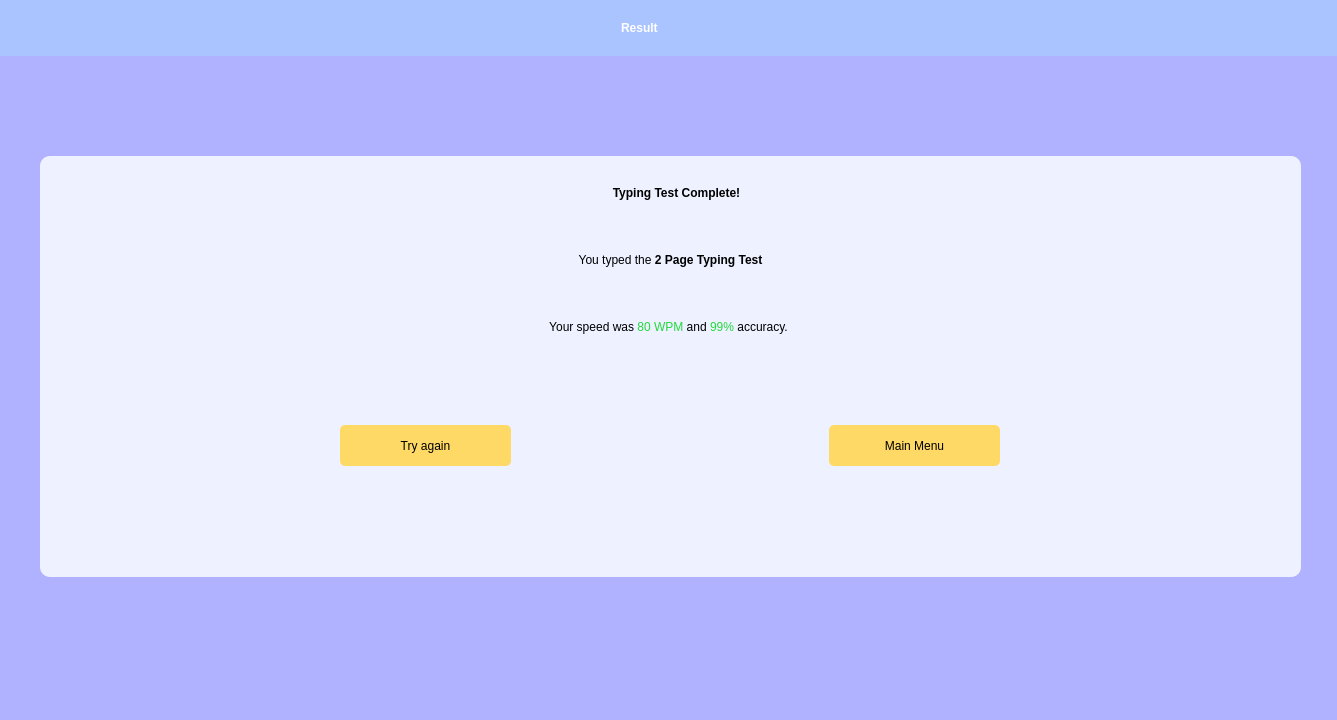
<?xml version="1.0" encoding="UTF-8"?>
<ui version="4.0">
 <class>MainWindow</class>
 <widget class="QMainWindow" name="MainWindow">
  <property name="geometry">
   <rect>
    <x>0</x>
    <y>0</y>
    <width>1337</width>
    <height>720</height>
   </rect>
  </property>
  <property name="maximumSize">
   <size>
    <width>1337</width>
    <height>720</height>
   </size>
  </property>
  <property name="windowTitle">
   <string>Result</string>
  </property>
  <property name="styleSheet">
   <string notr="true">background-color: #B1B2FF;</string>
  </property>
  <widget class="QWidget" name="centralwidget">
   <widget class="QWidget" name="heading_container" native="true">
    <property name="geometry">
     <rect>
      <x>0</x>
      <y>0</y>
      <width>1337</width>
      <height>56</height>
     </rect>
    </property>
    <property name="maximumSize">
     <size>
      <width>1337</width>
      <height>56</height>
     </size>
    </property>
    <property name="styleSheet">
     <string notr="true">background-color: #AAC4FF;</string>
    </property>
    <widget class="QLabel" name="heading_label">
     <property name="geometry">
      <rect>
       <x>621</x>
       <y>7</y>
       <width>91</width>
       <height>41</height>
      </rect>
     </property>
     <property name="styleSheet">
      <string notr="true">color: white;
font: 24pt &quot;Bahnschrift&quot;;
font-weight: bold;</string>
     </property>
     <property name="text">
      <string>Result</string>
     </property>
    </widget>
   </widget>
   <widget class="QWidget" name="result_container" native="true">
    <property name="geometry">
     <rect>
      <x>40</x>
      <y>156</y>
      <width>1261</width>
      <height>421</height>
     </rect>
    </property>
    <property name="styleSheet">
     <string notr="true">background-color: #EEF1FF;
border-radius: 10px;</string>
    </property>
    <widget class="QLabel" name="result_heading">
     <property name="geometry">
      <rect>
       <x>476</x>
       <y>14</y>
       <width>321</width>
       <height>46</height>
      </rect>
     </property>
     <property name="styleSheet">
      <string notr="true">color: black;
font: 63 28pt &quot;Bahnschrift SemiBold SemiConden&quot;;
font-weight: bold;
</string>
     </property>
     <property name="text">
      <string>&lt;html&gt;&lt;head/&gt;&lt;body&gt;&lt;p align=&quot;center&quot;&gt;Typing Test Complete!&lt;/p&gt;&lt;/body&gt;&lt;/html&gt;</string>
     </property>
    </widget>
    <widget class="QLabel" name="test_complete_label">
     <property name="geometry">
      <rect>
       <x>440</x>
       <y>74</y>
       <width>381</width>
       <height>61</height>
      </rect>
     </property>
     <property name="styleSheet">
      <string notr="true">font: 25 20pt &quot;Bahnschrift&quot;;
background: none;
color: black</string>
     </property>
     <property name="text">
      <string>&lt;html&gt;&lt;head/&gt;&lt;body&gt;&lt;p align=&quot;center&quot;&gt;&lt;span style=&quot; font-weight:400;&quot;&gt;You typed the &lt;/span&gt;&lt;span style=&quot; font-weight:600;&quot;&gt;2 Page Typing Test&lt;/span&gt;&lt;/p&gt;&lt;/body&gt;&lt;/html&gt;</string>
     </property>
    </widget>
    <widget class="QLabel" name="wpm_and_accuracy_label">
     <property name="geometry">
      <rect>
       <x>363</x>
       <y>141</y>
       <width>531</width>
       <height>61</height>
      </rect>
     </property>
     <property name="styleSheet">
      <string notr="true">font: 25 20pt &quot;Bahnschrift&quot;;
background: none;
color: black</string>
     </property>
     <property name="text">
      <string>&lt;html&gt;&lt;head/&gt;&lt;body&gt;&lt;p align=&quot;center&quot;&gt;&lt;span style=&quot; font-weight:400;&quot;&gt;Your speed was &lt;/span&gt;&lt;span style=&quot; font-weight:400; color:#23d83e;&quot;&gt;80 WPM &lt;/span&gt;&lt;span style=&quot; font-weight:400;&quot;&gt;and &lt;/span&gt;&lt;span style=&quot; font-weight:400; color:#23d83e;&quot;&gt;99% &lt;/span&gt;&lt;span style=&quot; font-weight:400;&quot;&gt;accuracy.&lt;/span&gt;&lt;/p&gt;&lt;/body&gt;&lt;/html&gt;</string>
     </property>
    </widget>
    <widget class="QPushButton" name="try_again_btn">
     <property name="geometry">
      <rect>
       <x>300</x>
       <y>269</y>
       <width>171</width>
       <height>41</height>
      </rect>
     </property>
     <property name="styleSheet">
      <string notr="true">background-color: #FFD966;
border-radius: 5px;
color: black;
font: 63 16pt &quot;Bahnschrift SemiBold&quot;;</string>
     </property>
     <property name="text">
      <string>Try again</string>
     </property>
    </widget>
    <widget class="QPushButton" name="main_menu_btn">
     <property name="geometry">
      <rect>
       <x>789</x>
       <y>269</y>
       <width>171</width>
       <height>41</height>
      </rect>
     </property>
     <property name="styleSheet">
      <string notr="true">background-color: #FFD966;
border-radius: 5px;
color: black;
font: 63 16pt &quot;Bahnschrift SemiBold&quot;;</string>
     </property>
     <property name="text">
      <string>Main Menu</string>
     </property>
    </widget>
   </widget>
  </widget>
  <widget class="QStatusBar" name="statusbar"/>
 </widget>
 <resources/>
 <connections/>
</ui>
